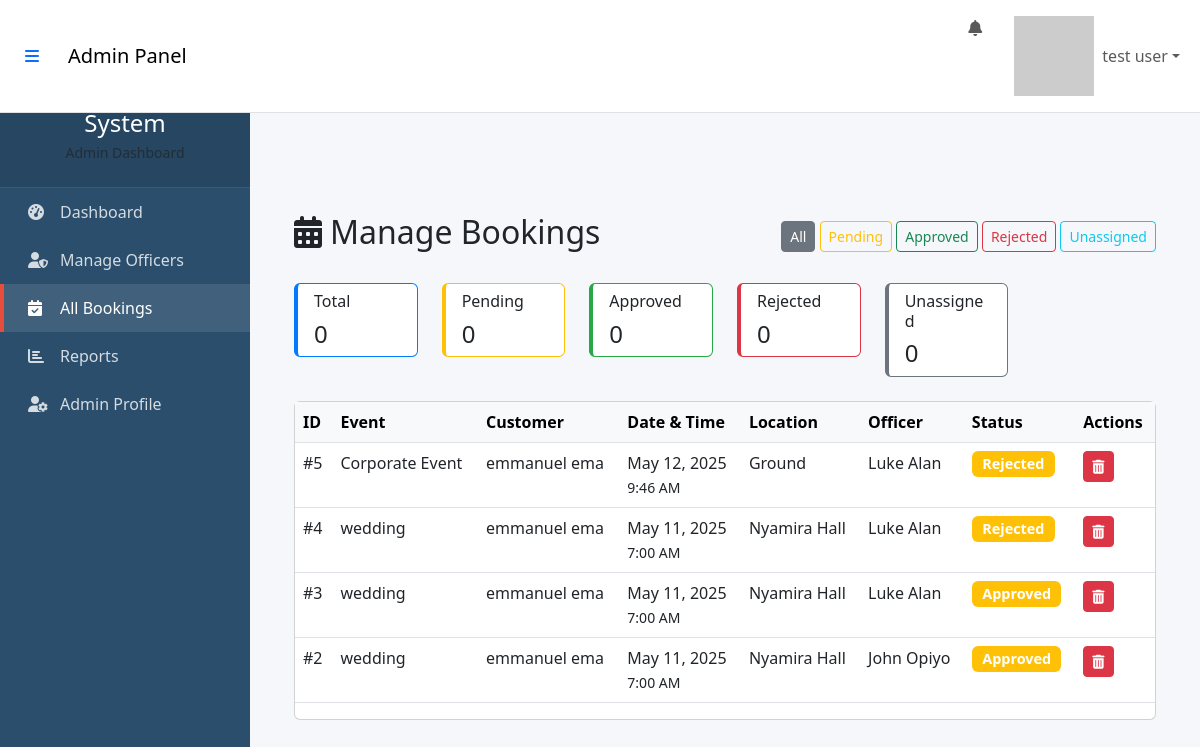
The app's page /views/admin/bookings.php (signed in) with its own data.
### tables this page shows
CREATE TABLE `bookings` (
  `id` int(11) NOT NULL,
  `user_id` int(40) NOT NULL,
  `officer_id` int(11) DEFAULT NULL,
  `event_name` varchar(20) NOT NULL,
  `status` enum('Pending','Approved','Rejected','') NOT NULL,
  `county` varchar(15) NOT NULL,
  `location` varchar(15) NOT NULL,
  `phone` varchar(10) NOT NULL,
  `event_date` date DEFAULT NULL,
  `event_time` time DEFAULT NULL,
  `created_at` timestamp NOT NULL DEFAULT current_timestamp(),
  `updated_at` timestamp NOT NULL DEFAULT current_timestamp() ON UPDATE current_timestamp()
);

CREATE TABLE `users` (
  `id` int(11) NOT NULL,
  `email` varchar(255) NOT NULL,
  `password` varchar(255) NOT NULL,
  `full_name` varchar(100) NOT NULL,
  `role` enum('admin','officer','customer') NOT NULL,
  `status` enum('active','inactive') DEFAULT 'active',
  `remember_token` varchar(64) DEFAULT NULL,
  `token_expiry` datetime DEFAULT NULL,
  `created_at` timestamp NOT NULL DEFAULT current_timestamp(),
  `updated_at` timestamp NOT NULL DEFAULT current_timestamp() ON UPDATE current_timestamp(),
  `role_id` int(11) DEFAULT NULL
);

### config/database.php (called while the page is built, shortened)
<?php
class Database {
    private $host = 'localhost';
    private $username = 'root';
    private $password = '';
    private $database = 'police_bookings';
    private $connection;
    public function __construct() {
        $this->connection = new mysqli(
            $this->host,
            $this->username,
            $this->password,
            $this->database
        );
    }
    public function query($sql, $params = []) {
        $stmt = $this->connection->prepare($sql);
        $stmt->execute();
        $result = $stmt->get_result();
        if ($result) {
            return $result->fetch_all(MYSQLI_ASSOC);
        } else {
            return $stmt->affected_rows;
        }
    }
}
?>

### views/admin/bookings.php (the view, shortened to what this page needs)
<?php
require_once __DIR__ . '/../../includes/header.php';
require_once __DIR__ . '/../../config/database.php';
$db = new Database();
$status_filter = $_GET['status'] ?? 'all';
try {
    $query = "SELECT b.*,
              u1.full_name AS customer_name,
              u2.full_name AS officer_name
              FROM bookings b
              JOIN users u1 ON b.user_id = u1.id
              LEFT JOIN users u2 ON b.officer_id = u2.id";
    $params = [];
    $query .= " ORDER BY b.created_at DESC";
    $bookings = $db->query($query, $params) ?: [];
} catch (Exception $e) {
    error_log("Admin bookings error: " . $e->getMessage());
    $bookings = [];
    $error_message = "Error loading bookings. Please try again.";
}
?>
<!DOCTYPE html>
<html lang="en">
<head>
</head>
<body>
    <?php include __DIR__ . '/navbar.php'; ?>
    <?php include __DIR__ . '/sidebar.php'; ?>
    <div class="main-content">
        <div class="container-fluid p-4">
            <div class="d-flex justify-content-between align-items-center mb-4">
                <h2><i class="fas fa-calendar-alt me-2"></i>Manage Bookings</h2>
                <div>
                    <a href="bookings.php?status=all" class="btn btn-sm btn-outline-secondary <?= $status_filter === 'all' ? 'active' : '' ?>">All</a>
                    <a href="bookings.php?status=pending" class="btn btn-sm btn-outline-warning <?= $status_filter === 'pending' ? 'active' : '' ?>">Pending</a>
                    <a href="bookings.php?status=approved" class="btn btn-sm btn-outline-success <?= $status_filter === 'approved' ? 'active' : '' ?>">Approved</a>
                    <a href="bookings.php?status=rejected" class="btn btn-sm btn-outline-danger <?= $status_filter === 'rejected' ? 'active' : '' ?>">Rejected</a>
                    <a href="bookings.php?status=unassigned" class="btn btn-sm btn-outline-info <?= $status_filter === 'unassigned' ? 'active' : '' ?>">Unassigned</a>
                </div>
            </div>
            <div class="row mb-4">
                <div class="col-md-2">
                    <div class="card stat-card stat-total">
                        <div class="card-body py-2">
                            <h6 class="card-title">Total</h6>
                            <h4 class="mb-0"><?= $stats['total'] ?? 0 ?></h4>
                        </div>
                    </div>
                </div>
                <div class="col-md-2">
                    <div class="card stat-card stat-pending">
                        <div class="card-body py-2">
                            <h6 class="card-title">Pending</h6>
                            <h4 class="mb-0"><?= $stats['pending'] ?? 0 ?></h4>
                        </div>
                    </div>
                </div>
                <div class="col-md-2">
                    <div class="card stat-card stat-approved">
                        <div class="card-body py-2">
                            <h6 class="card-title">Approved</h6>
                            <h4 class="mb-0"><?= $stats['approved'] ?? 0 ?></h4>
                        </div>
                    </div>
                </div>
                <div class="col-md-2">
                    <div class="card stat-card stat-rejected">
                        <div class="card-body py-2">
                            <h6 class="card-title">Rejected</h6>
                            <h4 class="mb-0"><?= $stats['rejected'] ?? 0 ?></h4>
                        </div>
                    </div>
                </div>
                <div class="col-md-2">
                    <div class="card stat-card stat-unassigned">
                        <div class="card-body py-2">
                            <h6 class="card-title">Unassigned</h6>
                            <h4 class="mb-0"><?= $stats['unassigned'] ?? 0 ?></h4>
                        </div>
                    </div>
                </div>
            </div>
            <div class="card">
                <div class="card-body p-0">
                    <?php if (!empty($bookings)): ?>
                        <div class="table-responsive">
                            <table class="table table-hover">
                                <thead class="table-light">
                                    <tr>
                                        <th>ID</th>
                                        <th>Event</th>
                                        <th>Customer</th>
                                        <th>Date & Time</th>
                                        <th>Location</th>
                                        <th>Officer</th>
                                        <th>Status</th>
                                        <th>Actions</th>
                                    </tr>
                                </thead>
                                <tbody>
                                    <?php foreach ($bookings as $booking): ?>
                                        <tr data-county="<?= htmlspecialchars($booking['customer_county'] ?? '') ?>">
                                            <td>#<?= $booking['id'] ?></td>
                                            <td>
                                                <?= htmlspecialchars($booking['event_name']) ?>
                                            </td>
                                            <td><?= htmlspecialchars($booking['customer_name']) ?></td>
                                            <td>
                                                <?= date('M j, Y', strtotime($booking['event_date'])) ?><br>
                                                <small><?= date('g:i A', strtotime($booking['event_time'])) ?></small>
                                            </td>
                                            <td><?= htmlspecialchars($booking['location']) ?></td>
                                            <td>
                                                <?= $booking['officer_name'] ?? '<span class="text-muted">Unassigned</span>' ?>
                                            </td>
                                            <td>
                                                <span class="badge status-badge bg-<?=
                                                    match($booking['status']) {
                                                        'approved' => 'success',
                                                        'rejected' => 'danger',
                                                        default => 'warning'
                                                    }
                                                ?>">
                                                    <?= ucfirst($booking['status']) ?>
                                                </span>
                                            </td>
                                            <td>
                                                <div class="d-flex gap-2">
                                                    <form method="POST" class="d-inline">
                                                        <button type="submit" name="delete_booking"
                                                                class="btn btn-sm btn-danger"
                                                                onclick="return confirm('Are you sure you want to delete this booking?')">
                                                            <i class="fas fa-trash-alt"></i>
                                                        </button>
                                                    </form>
                                                </div>
                                            </td>
                                        </tr>
                                    <?php endforeach; ?>
                                </tbody>
                            </table>
                        </div>
                    <?php endif; ?>
                </div>
            </div>
        </div>
    </div>
</body>
</html>

### includes/header.php (shortened to what this page needs)
<!DOCTYPE html>
<html lang="en">
<head>
    <link href="https://cdn.jsdelivr.net/npm/bootstrap@5.3.0/dist/css/bootstrap.min.css" rel="stylesheet">
    <link rel="stylesheet" href="https://cdnjs.cloudflare.com/ajax/libs/font-awesome/6.4.0/css/all.min.css">
</head>
<body>

### views/admin/navbar.php (shortened to what this page needs)
<nav class="navbar navbar-expand-lg navbar-light bg-white border-bottom">
    <div class="container-fluid">
        <button class="btn btn-link me-3" id="sidebarToggle">
            <i class="fas fa-bars"></i>
        </button>
        <a class="navbar-brand d-none d-md-block" href="/views/admin/admin_dashboard.php">
            Admin Panel
        </a>
        <div class="d-flex align-items-center ms-auto">
            <ul class="navbar-nav">
                <li class="nav-item me-3">
                    <a class="nav-link" href="#">
                        <i class="fas fa-bell"></i>
                    </a>
                </li>
                <li class="nav-item dropdown">
                    <a class="nav-link dropdown-toggle d-flex align-items-center"
                       href="#"
                       id="userDropdown"
                       role="button"
                       data-bs-toggle="dropdown"
                       aria-expanded="false">
                        <img src="https://ui-avatars.com/api/?name=<?= urlencode($_SESSION['user_name'] ?? 'Admin') ?>&background=2a4e6c&color=fff"
                             alt="Admin"
                             class="user-avatar me-2">
                        <span class="d-none d-md-inline"><?= htmlspecialchars($_SESSION['user_name'] ?? 'Admin') ?></span>
                    </a>
                </li>
            </ul>
        </div>
    </div>
</nav>

### views/admin/sidebar.php (shortened to what this page needs)
<div class="sidebar-wrapper">
    <div class="sidebar">
        <div class="sidebar-brand">
            <h4 class="mb-1">Police Booking System</h4>
            <div class="text-muted small">Admin Dashboard</div>
        </div>
        <ul class="sidebar-nav">
            <li class="nav-item">
                <a href="/views/admin/dashboard.php"
                   class="nav-link <?= basename($_SERVER['PHP_SELF']) == 'dashboard.php' ? 'active' : '' ?>">
                    <i class="fas fa-tachometer-alt"></i> Dashboard
                </a>
            </li>
            <li class="nav-item">
                <a href="/views/admin/officer.php"
                   class="nav-link <?= basename($_SERVER['PHP_SELF']) == 'officer.php' ? 'active' : '' ?>">
                    <i class="fas fa-user-shield"></i> Manage Officers
                </a>
            </li>
            <li class="nav-item">
                <a href="/views/admin/bookings.php"
                   class="nav-link <?= basename($_SERVER['PHP_SELF']) == 'bookings.php' ? 'active' : '' ?>">
                    <i class="fas fa-calendar-check"></i> All Bookings
                </a>
            </li>
            <li class="nav-item">
                <a href="/views/admin/reports.php"
                   class="nav-link <?= basename($_SERVER['PHP_SELF']) == 'reports.php' ? 'active' : '' ?>">
                    <i class="fas fa-chart-bar"></i> Reports
                </a>
            </li>
            <li class="nav-item">
                <a href="/views/admin/profile.php"
                   class="nav-link <?= basename($_SERVER['PHP_SELF']) == 'profile.php' ? 'active' : '' ?>">
                    <i class="fas fa-user-cog"></i> Admin Profile
                </a>
            </li>
        </ul>
    </div>
</div>

### includes/header.php (style rules this page uses)
:root { --primary-color: #2a4e6c; --secondary-color: #3a6688; --accent-color: #e74c3c; --light-color: #f8f9fa; --dark-color: #212529; --sidebar-width: 250px; --navbar-height: 56px; }
body { margin: 0; padding: 0; font-family: 'Segoe UI', Tahoma, Geneva, Verdana, sans-serif; background-color: #f5f7fa; }
.sidebar-wrapper { position: fixed; top: var(--navbar-height); left: 0; bottom: 0; width: var(--sidebar-width); background: var(--primary-color); z-index: 1020; transition: transform 0.3s ease; overflow-y: auto; }
.main-content { margin-left: var(--sidebar-width); margin-top: var(--navbar-height); padding: 20px; min-height: calc(100vh - var(--navbar-height)); transition: margin-left 0.3s ease; }
html { margin: 0; padding: 0; }
.sidebar { height: 100%; color: white; }
.sidebar-brand { padding: 1rem; background: rgba(0,0,0,0.1); text-align: center; border-bottom: 1px solid rgba(255,255,255,0.1); }
.sidebar-nav { padding: 0; list-style: none; }
.sidebar-nav .nav-link { padding: 0.75rem 1.5rem; color: rgba(255,255,255,0.8); display: flex; align-items: center; border-left: 4px solid transparent; transition: all 0.3s; }
.sidebar-nav .nav-link:hover, .sidebar-nav .nav-link.active { color: white; background: rgba(255,255,255,0.1); border-left: 4px solid var(--accent-color); }

### views/admin/bookings.php (style rules this page uses)
.status-badge { font-size: 0.9rem; padding: 0.35rem 0.65rem; }
.stat-card { border-left: 4px solid; transition: all 0.3s; }
.stat-total { border-color: #007bff; }
.stat-pending { border-color: #ffc107; }
.stat-approved { border-color: #28a745; }
.stat-rejected { border-color: #dc3545; }
.stat-unassigned { border-color: #6c757d; }

### views/admin/navbar.php (style rules this page uses)
.navbar { z-index: 1030; }

### views/admin/sidebar.php (style rules this page uses)
.sidebar-wrapper { width: 250px; position: fixed; top: 56px; left: 0; bottom: 0; background: #2a4e6c; z-index: 1000; transition: all 0.3s; }
.sidebar { height: 100%; overflow-y: auto; color: white; }
.sidebar-nav .nav-link { padding: 0.75rem 1.5rem; color: rgba(255,255,255,0.8); border-left: 4px solid transparent; transition: all 0.3s; }
.sidebar-nav .nav-link:hover, .sidebar-nav .nav-link.active { background: rgba(255,255,255,0.1); color: white; border-left: 4px solid #e74c3c; }
.sidebar-nav .nav-link i { width: 20px; margin-right: 0.75rem; }
.sidebar-brand { padding: 1.5rem; background: rgba(0,0,0,0.1); border-bottom: 1px solid rgba(255,255,255,0.1); }

### records on screen
bookings: id "5", event_name "Corporate Event", user.full_name "emmanuel ema", event_date "May 12, 2025", event_time "9:46 AM", location "Ground", officer.full_name "Luke Alan", status "Rejected"
bookings: id "4", event_name "wedding", user.full_name "emmanuel ema", event_date "May 11, 2025", event_time "7:00 AM", location "Nyamira Hall", officer.full_name "Luke Alan", status "Rejected"
bookings: id "3", event_name "wedding", user.full_name "emmanuel ema", event_date "May 11, 2025", event_time "7:00 AM", location "Nyamira Hall", officer.full_name "Luke Alan", status "Approved"
bookings: id "2", event_name "wedding", user.full_name "emmanuel ema", event_date "May 11, 2025", event_time "7:00 AM", location "Nyamira Hall", officer.full_name "John Opiyo", status "Approved"

### other values on screen
$_SESSION['user_name'] "test user"
$stats['total'] "0"
$stats['pending'] "0"
$stats['approved'] "0"
$stats['rejected'] "0"
$stats['unassigned'] "0"
